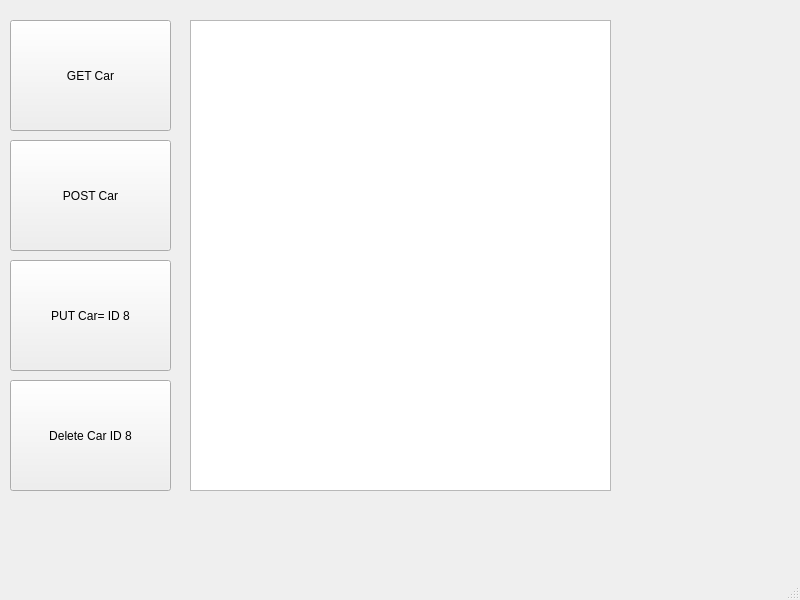
<?xml version="1.0" encoding="UTF-8"?>
<ui version="4.0">
 <class>MainWindow</class>
 <widget class="QMainWindow" name="MainWindow">
  <property name="geometry">
   <rect>
    <x>0</x>
    <y>0</y>
    <width>800</width>
    <height>600</height>
   </rect>
  </property>
  <property name="windowTitle">
   <string>MainWindow</string>
  </property>
  <widget class="QWidget" name="centralwidget">
   <widget class="QPushButton" name="GetCars">
    <property name="geometry">
     <rect>
      <x>10</x>
      <y>20</y>
      <width>161</width>
      <height>111</height>
     </rect>
    </property>
    <property name="text">
     <string>GET Car</string>
    </property>
   </widget>
   <widget class="QTextEdit" name="CarTable">
    <property name="geometry">
     <rect>
      <x>190</x>
      <y>20</y>
      <width>421</width>
      <height>471</height>
     </rect>
    </property>
   </widget>
   <widget class="QPushButton" name="btngetcar">
    <property name="geometry">
     <rect>
      <x>10</x>
      <y>140</y>
      <width>161</width>
      <height>111</height>
     </rect>
    </property>
    <property name="text">
     <string>POST Car</string>
    </property>
   </widget>
   <widget class="QPushButton" name="pushButton">
    <property name="geometry">
     <rect>
      <x>10</x>
      <y>260</y>
      <width>161</width>
      <height>111</height>
     </rect>
    </property>
    <property name="text">
     <string>PUT Car= ID 8</string>
    </property>
   </widget>
   <widget class="QPushButton" name="DeleteCar">
    <property name="geometry">
     <rect>
      <x>10</x>
      <y>380</y>
      <width>161</width>
      <height>111</height>
     </rect>
    </property>
    <property name="text">
     <string>Delete Car ID 8</string>
    </property>
   </widget>
  </widget>
  <widget class="QMenuBar" name="menubar">
   <property name="geometry">
    <rect>
     <x>0</x>
     <y>0</y>
     <width>800</width>
     <height>21</height>
    </rect>
   </property>
  </widget>
  <widget class="QStatusBar" name="statusbar"/>
 </widget>
 <resources/>
 <connections/>
</ui>
